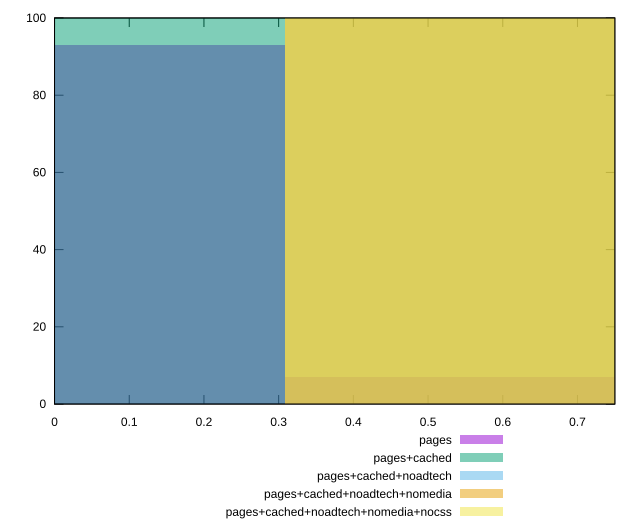

Here is the gnuplot script that generated this plot:
reset

$pages <<EOF
0 93
0.617644028224292 7
EOF

$pagesCached <<EOF
0 100
EOF

$pagesCachedNoadtech <<EOF
0.617644028224292 100
EOF

$pagesCachedNoadtechNomedia <<EOF
0.617644028224292 100
EOF

$pagesCachedNoadtechNomediaNocss <<EOF
0.617644028224292 100
EOF

set key outside below
set boxwidth 0.617644028224292
set xrange [0:0.75]
set yrange [0:100]
set trange [0:100]
set style fill transparent solid 0.5 noborder
set terminal svg size 640, 530 enhanced background rgb 'white'
set output "report_00009_2021-02-08T22-37-41.559Z/uses-text-compression/comparison/histogram/all_score.svg"

plot $pages title "pages" with boxes, \
     $pagesCached title "pages+cached" with boxes, \
     $pagesCachedNoadtech title "pages+cached+noadtech" with boxes, \
     $pagesCachedNoadtechNomedia title "pages+cached+noadtech+nomedia" with boxes, \
     $pagesCachedNoadtechNomediaNocss title "pages+cached+noadtech+nomedia+nocss" with boxes

reset
